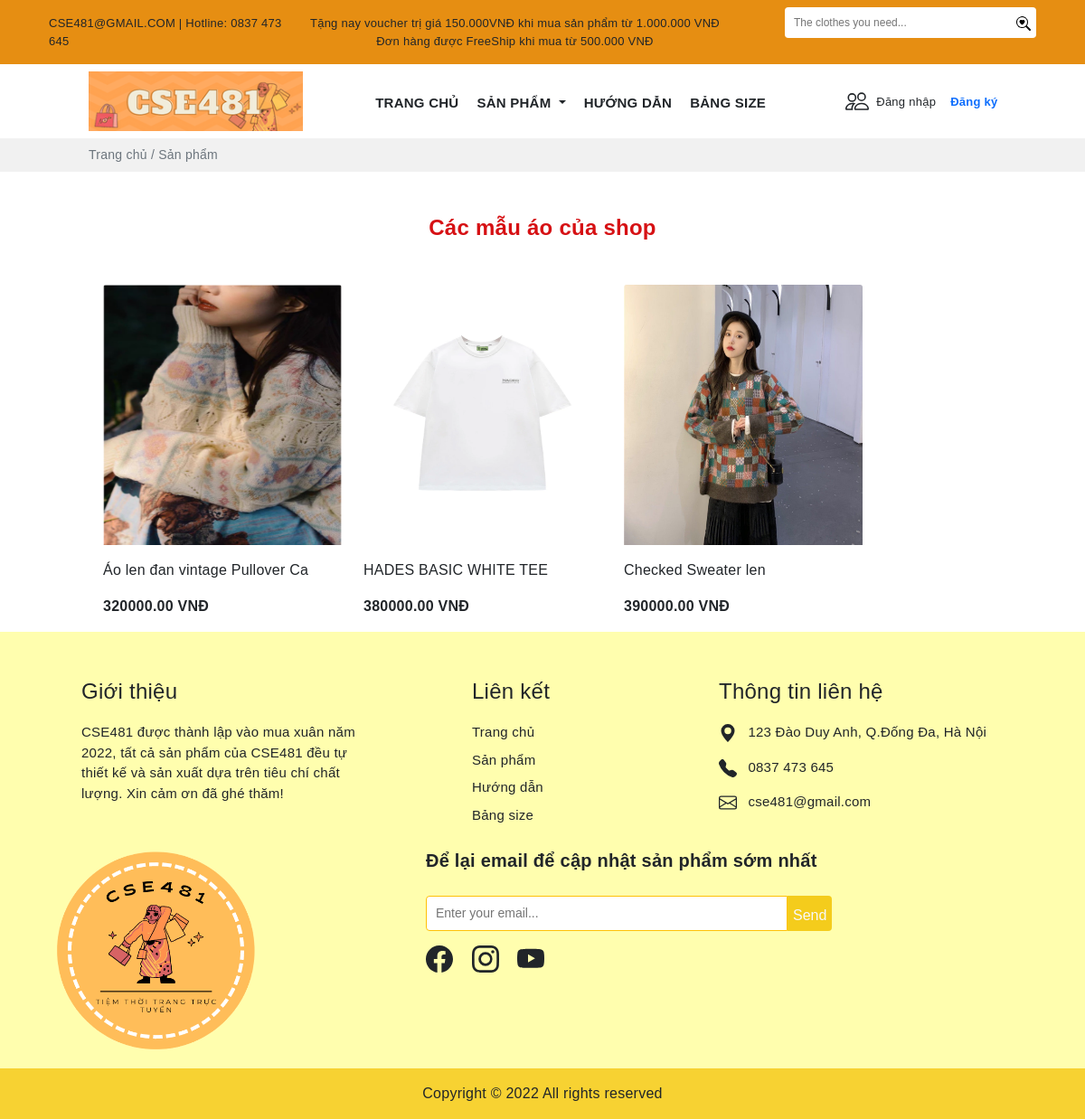
The app's page /product/top.php with its own data.
### tables this page shows
CREATE TABLE `sanpham` (
  `MaSP` varchar(10) NOT NULL,
  `TenSP` varchar(30) DEFAULT NULL,
  `MaLH` varchar(10) NOT NULL,
  `Giaban` int(11) DEFAULT NULL,
  `Gianhap` int(11) DEFAULT NULL,
  `Tylegiamgia` double(2,2) DEFAULT NULL,
  `Soluong` int(11) DEFAULT NULL,
  `Mota` varchar(500) DEFAULT NULL,
  `Trangthai` varchar(30) DEFAULT NULL,
  `img` varchar(30) DEFAULT NULL,
  `Ngaynhap` date NOT NULL
);

### product/top.php (the view, shortened to what this page needs)
<?php include('../config/database.php');
?>
<!DOCTYPE html>
<html lang="en">
<head>
    <link rel="stylesheet" href="https://cdn.jsdelivr.net/npm/bootstrap-icons@1.7.2/font/bootstrap-icons.css">
    <link href="https://cdn.jsdelivr.net/npm/bootstrap@5.1.3/dist/css/bootstrap.min.css" rel="stylesheet"
>
    <link rel="stylesheet" href="https://cdnjs.cloudflare.com/ajax/libs/OwlCarousel2/2.3.4/assets/owl.carousel.min.css"
 />
    <link rel="stylesheet"
        href="https://cdnjs.cloudflare.com/ajax/libs/OwlCarousel2/2.3.4/assets/owl.theme.default.min.css"
 />
    <link rel="stylesheet" href="../public/style.css">
</head>
<body>
    <div class="header">
        <div class="container-fluid" style="background:#e68e12;">
            <div class="container content">
                <div class="container">
                    <div class="row">
                        <div class="col py-3" style="font-size:13px;">
                            CSE481@GMAIL.COM | Hotline: 0837 473 645
                        </div>
                        <div class="col text-nowrap my-auto" style="font-size:13px;">
                            <p class="mb-0">
                                Tặng nay voucher trị giá 150.000VNĐ khi mua sản phẩm từ 1.000.000 VNĐ
                            </p>
                            <div class="text-center mx-auto">
                                Đơn hàng được FreeShip khi mua từ 500.000 VNĐ
                            </div>
                        </div>
                        <div class="col d-flex justify-content-end">
                            <div class="">
                            <form action="../search.php" method="post">
                                    <div class="pt-2 ms-5 d-flex">
                                        <input class="py-2 rounded-start" type="text"
                                            style="border:none;padding-left: 10px;font-size:12px;width:250px"
                                            name="namesearch" placeholder="The clothes you need...">
                                        <button type="submit" class="border-0 rounded-0 rounded-end bg-white"> </button>
                                    </div>
                                </form>
                            </div>
                        </div>
                    </div>
                </div>
            </div>
        </div>
    </div>
    <section>
        <div class="container">
            <div class="row px-5">
                <div class="col-md-3 ">
                    <img src="../img/logo-hcn.png" alt="" class="mt-2 ms-2 img-fluid">
                </div>
                <div class="col-md ps-0 mt-4">
                    <div class="row">
                        <div class="col-md">
                            <ul class="nav justify-content-center">
                                <li class="nav-item fw-bold ">
                                    <a class="nav-link link-dark pe-1" style="font-size:15px" aria-current="page"
                                        href="../index.php">TRANG CHỦ</a>
                                </li>
                                <li class="nav-item fw-bold">
                                    <a style="font-size:15px" class="pe-1 nav-link dropdown-toggle link-dark" href="#"
                                        id="navbarDarkDropdownMenuLink" role="button" data-bs-toggle="dropdown"
                                        aria-expanded="false">
                                        SẢN PHẨM
                                    </a>
                                </li>
                                <li class="nav-item fw-bold">
                                    <a href="../huongdan.php"class=" pe-1 nav-link link-dark" style="font-size:15px" href="#">HƯỚNG DẪN</a>
                                </li>
                                <li class="nav-item fw-bold">
                                    <a href="../size.php"class="pe-1 nav-link link-dark" style="font-size:15px">BẢNG SIZE</a>
                                </li>
                            </ul>
                        </div>
                        <div class="col-md-3 mt-1 d-flex">
                            <a href="../login.php" class="text-decoration-none link-dark">
                                <div class="d-flex">
                                    <p class="pt-1" style="font-size:13px">Đăng nhập</p>
                                </div>
                            </a>
                            <a href="../signup.php" class="text-decoration-none link-dark">
                                <div class="ms-3">
                                    <p class="pt-1 fw-bold link-primary" style="font-size:13px">Đăng ký</p>
                                </div>
                            </a>
                        </div>
                    </div>
                </div>
            </div>
        </div>
        <div class="mt-2" style="background:#f1f1f1">
            <div class="container">
                <p class="px-5 ms-2 py-2 text-muted" style="font-size:14px">Trang chủ / Sản phẩm</p>
            </div>
        </div>
    </section>
    <section>
    <div class="container">
            <div class="px-5 mt-5">
                <h4 class="mt-3 text-center fw-bold" style="color:#d61114;">
                Các mẫu áo của shop</h4>
                <div class="row d-flex  px-4 mt-5">
                    <?php
                            $sql1 = "SELECT *, sanpham.Giaban-(sanpham.Giaban*sanpham.Tylegiamgia) as Giagiam from loaihang,sanpham where loaihang.MaLH=sanpham.MaLH and loaihang.MaLH='LH01'";
                            $res1 = mysqli_query($conn, $sql1);
                            $count1 = mysqli_num_rows($res1);
                            if($count1>0)
                            {
                                while($row=mysqli_fetch_assoc($res1))
                                {
                        ?>
                    <div class="card me-0 border-0" style="width: 18rem;">
                        <img src="../img/<?php echo $row['img'];?>" class="img-fluid card-img-top" alt="...">
                        <div class="card-body px-0">
                            <p class="card-text"><?php echo $row['TenSP']; ?></p>
                            <p class="d-inline fw-bold"><?php echo $row['Giagiam']; ?> VNĐ</p>
                        </div>
                    </div>
                    <?php
                                }
                            }
                                ?>
                </div>
            </div>
        </div>
    </section>
    <section style="background:#fffeae;">
        <div class="container">
            <div style="font-size:15px" class="row px-5">
                <div class="col-md-4  me-5">
                    <p class="fs-4 mt-5">Giới thiệu</p>
                    <p class="">CSE481 được thành lập vào mua xuân năm
                        2022, tất cả sản phẩm của CSE481 đều tự thiết kế và sản xuất dựa trên tiêu chí chất lượng. Xin
                        cảm ơn đã ghé thăm!</p>
                </div>
                <div class="col-md-3 me-5 ps-5">
                    <p class="fs-4 mt-5">Liên kết</p>
                    <a class="link-dark text-decoration-none" href="">
                        <p class="mb-2">Trang chủ</p>
                    </a>
                    <a class="link-dark text-decoration-none" href="">
                        <p class="mb-2">Sản phẩm</p>
                    </a>
                    <a class="link-dark text-decoration-none" href="">
                        <p class="mb-2">Hướng dẫn</p>
                    </a>
                    <a class="link-dark text-decoration-none" href="">
                        <p class="mb-2">Bảng size</p>
                    </a>
                </div>
                <div class="col-md">
                    <p class="fs-4 mt-5">Thông tin liên hệ</p>
                    <div class="">
                        <svg xmlns="http://www.w3.org/2000/svg" width="20" height="20" fill="currentColor"
                            class="bi bi-geo-alt-fill d-inline" viewBox="0 0 16 16">
                            <path
                                d="M8 16s6-5.686 6-10A6 6 0 0 0 2 6c0 4.314 6 10 6 10zm0-7a3 3 0 1 1 0-6 3 3 0 0 1 0 6z" />
                        </svg>
                        <p class="ms-2 d-inline">123 Đào Duy Anh, Q.Đống Đa, Hà Nội</p>
                    </div>
                    <div class="mt-3">
                        <p class="ms-2 d-inline">0837 473 645</p>
                    </div>
                    <div class="mt-3">
                        <p class="ms-2 d-inline">cse481@gmail.com</p>
                    </div>
                </div>
            </div>
            <div class="row">
                <div class="col-md-3 me-5">
                    <img class="img-fluid" src="../img/1.png" alt="">
                </div>
                <div class="col">
                    <div class="ms-5 mt-3 ps-5">
                        <p class="fs-5 fw-bold">Để lại email để cập nhật sản phẩm sớm nhất</p>
                        <div class="">
                            <form action="" method="GET">
                                <div class="pt-2 d-flex">
                                    <input class="py-2 border border-warning rounded-start" type="text"
                                        style="padding-left: 10px;font-size:14px;width:400px" name=""
                                        placeholder="Enter your email...">
                                    <button type="submit" style="background:#f4cc1c;"
                                        class="border-0 rounded-0 rounded-end link-light">
                                        <p class="mt-1 mb-0">Send</p>
                                    </button>
                                </div>
                            </form>
                        </div>
                        <div class="mt-3">
                            <a href="#" class="me-3 icon link-dark"></a>
                            <a href="#" class="me-3 icon link-dark"></a>
                            <a href="#" class="me-3 icon link-dark"></a>
                        </div>
                    </div>
                </div>
            </div>
        </div>
        <p class="text-center py-3 mb-0" style="background:#f7d232;">Copyright © 2022 All rights reserved</p>
    </section>
</body>
</html>

### public/style.css (style rules this page uses)
body { font-family: 'Trebuchet MS', sans-serif; letter-spacing: 0.25px; }
.card img { width: 288px; height: 288px; }

### records on screen
sanpham: img (picture), TenSP "Áo len đan vintage Pullover Ca", Giagiam "320000.00"
sanpham: img (picture), TenSP "HADES BASIC WHITE TEE", Giagiam "380000.00"
sanpham: img (picture), TenSP "Checked Sweater len", Giagiam "390000.00"
